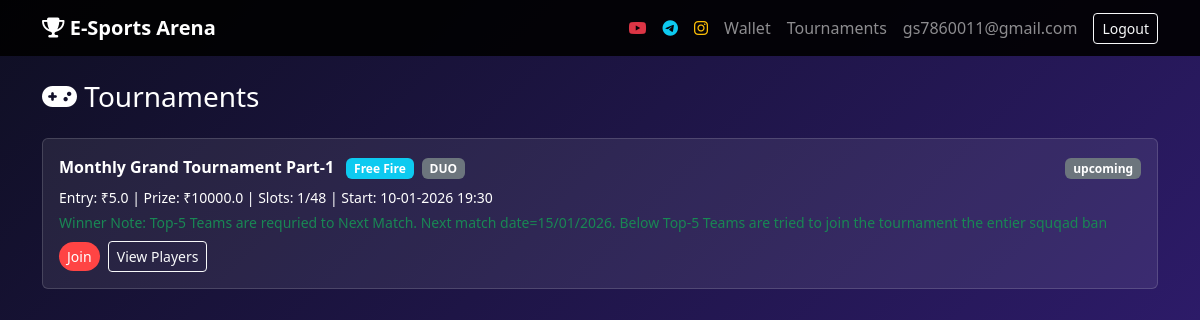
Page /tournaments (signed in) on the committed database.
### app.py (models this page shows)
class User(UserMixin, db.Model):
    id = db.Column(db.Integer, primary_key=True)
    email = db.Column(db.String(150), unique=True, nullable=False)
    password_hash = db.Column(db.String(200), nullable=False)
    player_id = db.Column(db.String(50))
    winning_balance = db.Column(db.Float, default=0.0)
    added_balance = db.Column(db.Float, default=0.0)
    is_admin = db.Column(db.Boolean, default=False)
    created_at = db.Column(db.DateTime, default=datetime.utcnow)

class Tournament(db.Model):
    id = db.Column(db.Integer, primary_key=True)
    name = db.Column(db.String(200), nullable=False)
    game = db.Column(db.String(50), nullable=False)
    mode = db.Column(db.String(20), nullable=False)
    entry_fee = db.Column(db.Float, nullable=False)
    prize_pool = db.Column(db.Float, nullable=False)
    max_slots = db.Column(db.Integer, nullable=False)
    filled_slots = db.Column(db.Integer, default=0)
    status = db.Column(db.String(20), default='upcoming')  # upcoming / live / finished
    start_time = db.Column(db.DateTime)
    created_at = db.Column(db.DateTime, default=datetime.utcnow)
    winner_note = db.Column(db.Text)
    room_id = db.Column(db.String(50))
    room_pass = db.Column(db.String(50))
    admin_note = db.Column(db.Text)
    is_grand = db.Column(db.Boolean, default=False)

### app.py (the view)
@app.route('/tournaments')
@login_required
def tournaments():
    all_t = Tournament.query.order_by(Tournament.created_at.desc()).all()
    joins = TournamentJoin.query.filter_by(user_id=current_user.id).all()
    joined_ids = {j.tournament_id for j in joins}
    return render_template('tournaments.html', tournaments=all_t, joined_ids=joined_ids)

### app.py (called while the page is built)
@login_manager.user_loader
def load_user(user_id):
    return User.query.get(int(user_id))

### templates/tournaments.html (shortened to what this page needs)
{% extends "base.html" %}
{% block content %}
<div class="d-flex justify-content-between align-items-center mb-3">
  <h3><i class="fas fa-gamepad"></i> Tournaments</h3>
</div>
{% if tournaments %}
  {% for t in tournaments %}
    <div class="card p-3 mb-2">
      <div class="d-flex justify-content-between">
        <div>
          <strong>{{ t.name }}</strong>
          <span class="badge bg-info ms-2">{{ t.game }}</span>
          <span class="badge bg-secondary ms-1">{{ t.mode|upper }}</span>
        </div>
        <div>
          <span class="badge bg-{{ 'success' if t.status=='live' else 'secondary' }}">{{ t.status }}</span>
        </div>
      </div>
      <div class="small mt-2">
        Entry: ₹{{ t.entry_fee }} |
        Prize: ₹{{ t.prize_pool }} |
        Slots: {{ t.filled_slots }}/{{ t.max_slots }}
        {% if t.start_time %}
          | Start: {{ t.start_time.strftime('%d-%m-%Y %H:%M') }}
        {% endif %}
      </div>
      {% if t.winner_note %}
      <div class="small text-success mt-1">
        Winner Note: {{ t.winner_note }}
      </div>
      {% endif %}
      <div class="mt-2 d-flex justify-content-between">
        <div>
          {% if t.status in ['upcoming', 'live'] and t.filled_slots < t.max_slots %}
            <a href="{{ url_for('join_tournament', t_id=t.id) }}" class="btn btn-sm btn-custom">Join</a>
          {% else %}
            <span class="badge bg-danger">Full / Closed</span>
          {% endif %}
          <a href="{{ url_for('tournament_detail', t_id=t.id) }}"
             class="btn btn-sm btn-outline-light ms-1">
            View Players
          </a>
        </div>
      </div>
    </div>
  {% endfor %}
{% else %}
  <span class="text-muted">No tournaments yet.</span>
{% endif %}
{% endblock %}

### templates/base.html (shortened to what this page needs)
<!doctype html>
<html lang="en">
  <head>
    <link
      href="https://cdn.jsdelivr.net/npm/bootstrap@5.3.2/dist/css/bootstrap.min.css"
      rel="stylesheet">
    <link
      href="https://cdnjs.cloudflare.com/ajax/libs/font-awesome/6.4.0/css/all.min.css"
      rel="stylesheet">
  </head>
  <body>
    <nav class="navbar navbar-dark navbar-expand-lg">
  <div class="container">
    <a class="navbar-brand fw-bold" href="{{ url_for('index') }}">
      <i class="fas fa-trophy"></i> E‑Sports Arena
    </a>
    <div class="collapse navbar-collapse justify-content-end" id="mainNavbar">
      <ul class="navbar-nav align-items-lg-center">
        <li class="nav-item">
          <a href="https://www.youtube.com/@Official_e-sport_arena"
             target="_blank"
             class="nav-link text-danger">
            <i class="fab fa-youtube"></i>
          </a>
        </li>
        <li class="nav-item">
          <a href="https://t.me/YOURTELEGRAM"
             target="_blank"
             class="nav-link text-info">
            <i class="fab fa-telegram-plane"></i>
          </a>
        </li>
        <li class="nav-item">
          <a href="https://www.instagram.com/esport__arena2026?igsh=MWlzdXM4dnhpcXZkYg=="
             target="_blank"
             class="nav-link text-warning">
            <i class="fab fa-instagram"></i>
          </a>
        </li>
        {% if current_user.is_authenticated %}
        <li class="nav-item">
          <a href="{{ url_for('dashboard') }}" class="nav-link">Wallet</a>
        </li>
        <li class="nav-item">
          <a href="{{ url_for('tournaments') }}" class="nav-link">Tournaments</a>
        </li>
        <li class="nav-item">
          <span class="nav-link small">{{ current_user.email }}</span>
        </li>
        <li class="nav-item">
          <a href="{{ url_for('logout') }}" class="btn btn-sm btn-outline-light ms-lg-2 mb-2 mb-lg-0">
            Logout
          </a>
        </li>
        {% endif %}
      </ul>
    </div>
  </div>
</nav>
    <div class="container mt-4 mb-5">
      {% block content %}{% endblock %}
    </div>
  </body>
</html>

### templates/base.html (style rules this page uses)
body { background: linear-gradient(135deg, #0f0f23 0, #2d1b69 100%); color: #fff; }
.navbar { background: rgba(0,0,0,0.9); }
.card { background: rgba(255,255,255,0.08); border: 1px solid rgba(255,255,255,0.15); color: #fff; }
.btn-custom { background: #ff4444; border: none; border-radius: 25px; color: #fff; }

### rows in the picture
User: email "gs7860011@gmail.com"
Tournament: name "Monthly Grand Tournament Part-1", game "Free Fire", mode "DUO", status "upcoming", entry_fee "5.0", prize_pool "10000.0", filled_slots "1", max_slots "48", start_time "10-01-2026 19:30", winner_note "Top-5 Teams are requried to Next Match. Next match date=15/01/2026. Below Top-5 Teams are tried to join the tournament the entier squqad ban"
